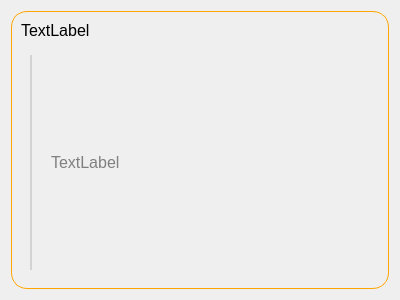
<?xml version="1.0" encoding="UTF-8"?>
<ui version="4.0">
 <class>WordViewerEntry</class>
 <widget class="QWidget" name="WordViewerEntry">
  <property name="geometry">
   <rect>
    <x>0</x>
    <y>0</y>
    <width>400</width>
    <height>300</height>
   </rect>
  </property>
  <property name="sizePolicy">
   <sizepolicy hsizetype="Preferred" vsizetype="Maximum">
    <horstretch>0</horstretch>
    <verstretch>0</verstretch>
   </sizepolicy>
  </property>
  <property name="windowTitle">
   <string>Form</string>
  </property>
  <property name="styleSheet">
   <string notr="true">WordViewerEntry {
	padding: 0;
}</string>
  </property>
  <layout class="QHBoxLayout" name="horizontalLayout">
   <item>
    <widget class="QFrame" name="frame">
     <property name="styleSheet">
      <string notr="true">#frame {
	border: 1px solid orange;
	border-radius: 16px;
}</string>
     </property>
     <property name="frameShape">
      <enum>QFrame::StyledPanel</enum>
     </property>
     <property name="frameShadow">
      <enum>QFrame::Raised</enum>
     </property>
     <layout class="QVBoxLayout" name="verticalLayout" stretch="0,0">
      <item>
       <widget class="QLabel" name="defLb">
        <property name="sizePolicy">
         <sizepolicy hsizetype="Preferred" vsizetype="Maximum">
          <horstretch>0</horstretch>
          <verstretch>0</verstretch>
         </sizepolicy>
        </property>
        <property name="font">
         <font>
          <pointsize>12</pointsize>
         </font>
        </property>
        <property name="frameShape">
         <enum>QFrame::NoFrame</enum>
        </property>
        <property name="text">
         <string>TextLabel</string>
        </property>
        <property name="alignment">
         <set>Qt::AlignLeading|Qt::AlignLeft|Qt::AlignTop</set>
        </property>
        <property name="wordWrap">
         <bool>true</bool>
        </property>
       </widget>
      </item>
      <item>
       <widget class="QWidget" name="exampleWidget" native="true">
        <layout class="QHBoxLayout" name="exampleLayout">
         <item>
          <widget class="Line" name="line">
           <property name="styleSheet">
            <string notr="true">color: lightgrey;</string>
           </property>
           <property name="frameShadow">
            <enum>QFrame::Plain</enum>
           </property>
           <property name="lineWidth">
            <number>2</number>
           </property>
           <property name="orientation">
            <enum>Qt::Vertical</enum>
           </property>
          </widget>
         </item>
         <item>
          <widget class="QLabel" name="exampleLb">
           <property name="sizePolicy">
            <sizepolicy hsizetype="Preferred" vsizetype="Maximum">
             <horstretch>0</horstretch>
             <verstretch>0</verstretch>
            </sizepolicy>
           </property>
           <property name="font">
            <font>
             <pointsize>12</pointsize>
            </font>
           </property>
           <property name="styleSheet">
            <string notr="true">color: grey;
padding-left: 8px;</string>
           </property>
           <property name="frameShape">
            <enum>QFrame::NoFrame</enum>
           </property>
           <property name="text">
            <string>TextLabel</string>
           </property>
           <property name="wordWrap">
            <bool>true</bool>
           </property>
          </widget>
         </item>
        </layout>
       </widget>
      </item>
     </layout>
    </widget>
   </item>
  </layout>
 </widget>
 <resources/>
 <connections/>
</ui>
